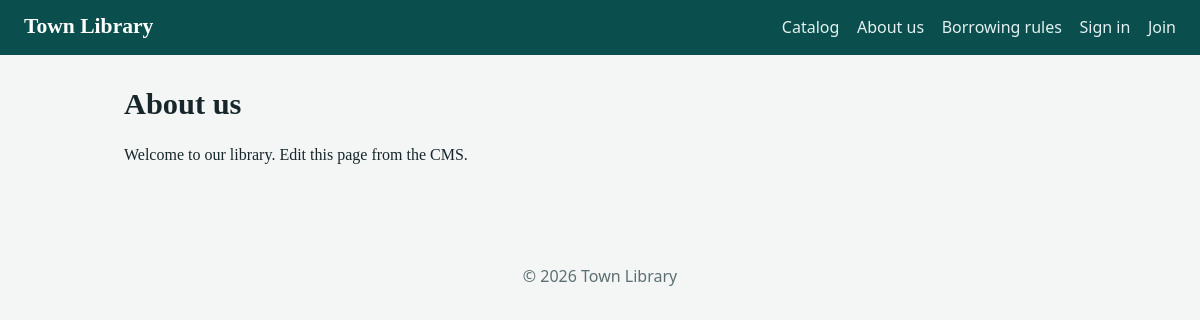
/page.php?slug=about, run on the app's committed database.
### tables this page shows
CREATE TABLE pages (
  id INT AUTO_INCREMENT PRIMARY KEY,
  slug VARCHAR(120) NOT NULL UNIQUE,
  title VARCHAR(200) NOT NULL,
  body MEDIUMTEXT NOT NULL,
  type ENUM('page','announcement') NOT NULL DEFAULT 'page',
  published TINYINT(1) NOT NULL DEFAULT 1,
  created_at TIMESTAMP DEFAULT CURRENT_TIMESTAMP,
  updated_at TIMESTAMP DEFAULT CURRENT_TIMESTAMP ON UPDATE CURRENT_TIMESTAMP
);

### page.php (the view, shortened to what this page needs)
<?php
require __DIR__ . '/includes/bootstrap.php';
$st = db()->prepare("SELECT * FROM pages WHERE slug = ? AND published = 1");
$st->execute([$_GET['slug'] ?? '']);
$p = $st->fetch();
page_head($p['title']); ?>
<article class="prose"><h1><?= e($p['title']) ?></h1><?= clean_html($p['body']) ?></article>
<?php page_foot();

### includes/layout.php (shortened to what this page needs)
<?php
function page_head(string $title): void {
    $u = user();
    $lib = setting('library_name', 'Library');
    $pages = db()->query("SELECT slug, title FROM pages WHERE type='page' AND published=1 ORDER BY title")->fetchAll();
    ?><!doctype html>
<html lang="en"><head><meta charset="utf-8"><meta name="viewport" content="width=device-width,initial-scale=1">
<link rel="stylesheet" href="<?= url('assets/style.css') ?>"></head><body>
<header class="top"><a class="brand" href="<?= url('index.php') ?>"><?= e($lib) ?></a>
<nav>
  <a href="<?= url('index.php') ?>">Catalog</a>
  <?php foreach ($pages as $p): ?><a href="<?= url('page.php?slug=' . urlencode($p['slug'])) ?>"><?= e($p['title']) ?></a><?php endforeach; ?>
  <?php if ($u): ?>
    <a href="<?= url('my-loans.php') ?>">My loans</a>
    <a href="<?= url('logout.php') ?>">Sign out (<?= e($u['name']) ?>)</a>
  <?php else: ?>
    <a href="<?= url('login.php') ?>">Sign in</a><a href="<?= url('register.php') ?>">Join</a>
  <?php endif; ?>
</nav></header>
<main>
<?php }
function page_foot(): void { ?>
</main><footer>&copy; <?= date('Y') ?> <?= e(setting('library_name', 'Library')) ?></footer></body></html>
<?php }

### includes/bootstrap.php (shortened to what this page needs)
<?php
function db(): PDO {
    static $pdo;
    if (!$pdo) {
        $pdo = new PDO('mysql:host=' . DB_HOST . ';dbname=' . DB_NAME . ';charset=utf8mb4', DB_USER, DB_PASS, [
            PDO::ATTR_ERRMODE => PDO::ERRMODE_EXCEPTION,
            PDO::ATTR_DEFAULT_FETCH_MODE => PDO::FETCH_ASSOC,
        ]);
    }
    return $pdo;
}
function e($v): string { return htmlspecialchars((string)$v, ENT_QUOTES, 'UTF-8'); }
function url(string $p = ''): string { return BASE_URL . '/' . ltrim($p, '/'); }
function user(): ?array { return $_SESSION['user'] ?? null; }
function setting(string $k, string $d = ''): string {
    static $s;
    if ($s === null) $s = db()->query('SELECT k, v FROM settings')->fetchAll(PDO::FETCH_KEY_PAIR);
    return $s[$k] ?? $d;
}
function clean_html(string $h): string { return strip_tags($h, '<p><h2><h3><ul><ol><li><strong><em><a><br><blockquote>'); }
require_once __DIR__ . '/layout.php';

### assets/style.css (style rules this page uses)
:root { --ink:#17262b;--paper:#f3f6f5;--card:#fff;--teal:#0e6a68;--teal-d:#0a4f4d;--amber:#d99a1f;--red:#b3372f;--line:#d3dcda;--muted:#5d6f72 }
* { box-sizing:border-box }
body { margin:0;background:var(--paper);color:var(--ink);font:16px/1.55 system-ui,-apple-system,"Segoe UI",sans-serif }
h1,h2,h3,.brand { font-family:Charter,"Iowan Old Style",Georgia,serif;line-height:1.2 }
h1 { font-size:1.9rem;margin:.4em 0 .6em }
a { color:var(--teal) }
.top { display:flex;flex-wrap:wrap;gap:.5rem 1.5rem;align-items:center;justify-content:space-between;padding:.9rem 1.5rem;background:var(--teal-d);color:#fff }
.brand { font-size:1.35rem;color:#fff;text-decoration:none;font-weight:700 }
.top nav { display:flex;flex-wrap:wrap;gap:.3rem 1.1rem }
.top nav a { color:#e4f1f0;text-decoration:none }
main { max-width:1000px;margin:0 auto;padding:1.2rem 1.5rem 3rem }
footer { text-align:center;color:var(--muted);padding:2rem 0 }
.prose { max-width:68ch;font-family:Charter,Georgia,serif;line-height:1.7 }

### data on the page
pages: title "About us", body "Welcome to our library. Edit this page from the CMS."
pages: title "Borrowing rules"

### other printed values
$lib "Town Library"
setting('library_name', 'Library') "Town Library"
